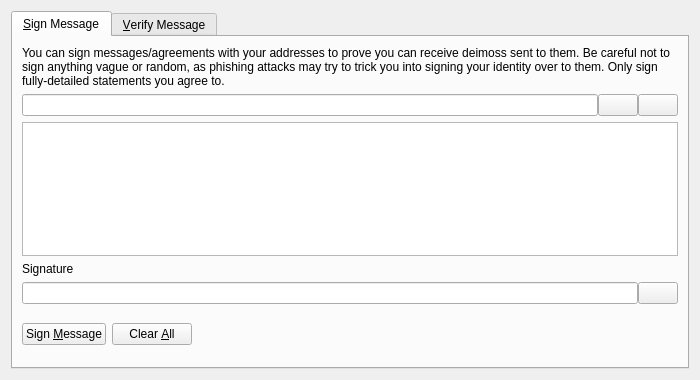
<?xml version="1.0" encoding="UTF-8"?>
<ui version="4.0">
 <class>SignVerifyMessageDialog</class>
 <widget class="QDialog" name="SignVerifyMessageDialog">
  <property name="geometry">
   <rect>
    <x>0</x>
    <y>0</y>
    <width>700</width>
    <height>380</height>
   </rect>
  </property>
  <property name="windowTitle">
   <string>Signatures - Sign / Verify a Message</string>
  </property>
  <property name="modal">
   <bool>true</bool>
  </property>
  <layout class="QVBoxLayout" name="verticalLayout">
   <item>
    <widget class="QTabWidget" name="tabWidget">
     <property name="currentIndex">
      <number>0</number>
     </property>
     <widget class="QWidget" name="tabSignMessage">
      <attribute name="title">
       <string>&amp;Sign Message</string>
      </attribute>
      <layout class="QVBoxLayout" name="verticalLayout_SM">
       <item>
        <widget class="QLabel" name="infoLabel_SM">
         <property name="text">
          <string>You can sign messages/agreements with your addresses to prove you can receive deimoss sent to them. Be careful not to sign anything vague or random, as phishing attacks may try to trick you into signing your identity over to them. Only sign fully-detailed statements you agree to.</string>
         </property>
         <property name="textFormat">
          <enum>Qt::PlainText</enum>
         </property>
         <property name="wordWrap">
          <bool>true</bool>
         </property>
        </widget>
       </item>
       <item>
        <layout class="QHBoxLayout" name="horizontalLayout_1_SM">
         <property name="spacing">
          <number>0</number>
         </property>
         <item>
          <widget class="QValidatedLineEdit" name="addressIn_SM">
           <property name="toolTip">
            <string>The DeiMos address to sign the message with</string>
           </property>
          </widget>
         </item>
         <item>
          <widget class="QPushButton" name="addressBookButton_SM">
           <property name="toolTip">
            <string>Choose previously used address</string>
           </property>
           <property name="text">
            <string/>
           </property>
           <property name="icon">
            <iconset resource="../deimos.qrc">
             <normaloff>:/icons/address-book</normaloff>:/icons/address-book</iconset>
           </property>
           <property name="shortcut">
            <string>Alt+A</string>
           </property>
           <property name="autoDefault">
            <bool>false</bool>
           </property>
          </widget>
         </item>
         <item>
          <widget class="QPushButton" name="pasteButton_SM">
           <property name="toolTip">
            <string>Paste address from clipboard</string>
           </property>
           <property name="text">
            <string/>
           </property>
           <property name="icon">
            <iconset resource="../deimos.qrc">
             <normaloff>:/icons/editpaste</normaloff>:/icons/editpaste</iconset>
           </property>
           <property name="shortcut">
            <string>Alt+P</string>
           </property>
           <property name="autoDefault">
            <bool>false</bool>
           </property>
          </widget>
         </item>
        </layout>
       </item>
       <item>
        <widget class="QPlainTextEdit" name="messageIn_SM">
         <property name="toolTip">
          <string>Enter the message you want to sign here</string>
         </property>
        </widget>
       </item>
       <item>
        <widget class="QLabel" name="signatureLabel_SM">
         <property name="text">
          <string>Signature</string>
         </property>
         <property name="textFormat">
          <enum>Qt::PlainText</enum>
         </property>
        </widget>
       </item>
       <item>
        <layout class="QHBoxLayout" name="horizontalLayout_2_SM">
         <property name="spacing">
          <number>0</number>
         </property>
         <item>
          <widget class="QLineEdit" name="signatureOut_SM">
           <property name="font">
            <font>
             <italic>true</italic>
            </font>
           </property>
           <property name="readOnly">
            <bool>true</bool>
           </property>
          </widget>
         </item>
         <item>
          <widget class="QPushButton" name="copySignatureButton_SM">
           <property name="toolTip">
            <string>Copy the current signature to the system clipboard</string>
           </property>
           <property name="text">
            <string/>
           </property>
           <property name="icon">
            <iconset resource="../deimos.qrc">
             <normaloff>:/icons/editcopy</normaloff>:/icons/editcopy</iconset>
           </property>
           <property name="autoDefault">
            <bool>false</bool>
           </property>
          </widget>
         </item>
        </layout>
       </item>
       <item>
        <layout class="QHBoxLayout" name="horizontalLayout_3_SM">
         <item>
          <widget class="QPushButton" name="signMessageButton_SM">
           <property name="toolTip">
            <string>Sign the message to prove you own this DeiMos address</string>
           </property>
           <property name="text">
            <string>Sign &amp;Message</string>
           </property>
           <property name="icon">
            <iconset resource="../deimos.qrc">
             <normaloff>:/icons/edit</normaloff>:/icons/edit</iconset>
           </property>
           <property name="autoDefault">
            <bool>false</bool>
           </property>
          </widget>
         </item>
         <item>
          <widget class="QPushButton" name="clearButton_SM">
           <property name="toolTip">
            <string>Reset all sign message fields</string>
           </property>
           <property name="text">
            <string>Clear &amp;All</string>
           </property>
           <property name="icon">
            <iconset resource="../deimos.qrc">
             <normaloff>:/icons/remove</normaloff>:/icons/remove</iconset>
           </property>
           <property name="autoDefault">
            <bool>false</bool>
           </property>
          </widget>
         </item>
         <item>
          <spacer name="horizontalSpacer_1_SM">
           <property name="orientation">
            <enum>Qt::Horizontal</enum>
           </property>
           <property name="sizeHint" stdset="0">
            <size>
             <width>40</width>
             <height>48</height>
            </size>
           </property>
          </spacer>
         </item>
         <item>
          <widget class="QLabel" name="statusLabel_SM">
           <property name="font">
            <font>
             <weight>75</weight>
             <bold>true</bold>
            </font>
           </property>
           <property name="text">
            <string/>
           </property>
           <property name="wordWrap">
            <bool>true</bool>
           </property>
          </widget>
         </item>
         <item>
          <spacer name="horizontalSpacer_2_SM">
           <property name="orientation">
            <enum>Qt::Horizontal</enum>
           </property>
           <property name="sizeHint" stdset="0">
            <size>
             <width>40</width>
             <height>48</height>
            </size>
           </property>
          </spacer>
         </item>
        </layout>
       </item>
      </layout>
     </widget>
     <widget class="QWidget" name="tabVerifyMessage">
      <attribute name="title">
       <string>&amp;Verify Message</string>
      </attribute>
      <layout class="QVBoxLayout" name="verticalLayout_VM">
       <item>
        <widget class="QLabel" name="infoLabel_VM">
         <property name="text">
          <string>Enter the receiver's address, message (ensure you copy line breaks, spaces, tabs, etc. exactly) and signature below to verify the message. Be careful not to read more into the signature than what is in the signed message itself, to avoid being tricked by a man-in-the-middle attack. Note that this only proves the signing party receives with the address, it cannot prove sendership of any transaction!</string>
         </property>
         <property name="textFormat">
          <enum>Qt::PlainText</enum>
         </property>
         <property name="alignment">
          <set>Qt::AlignLeading|Qt::AlignLeft|Qt::AlignTop</set>
         </property>
         <property name="wordWrap">
          <bool>true</bool>
         </property>
        </widget>
       </item>
       <item>
        <layout class="QHBoxLayout" name="horizontalLayout_1_VM">
         <property name="spacing">
          <number>0</number>
         </property>
         <item>
          <widget class="QValidatedLineEdit" name="addressIn_VM">
           <property name="toolTip">
            <string>The DeiMos address the message was signed with</string>
           </property>
          </widget>
         </item>
         <item>
          <widget class="QPushButton" name="addressBookButton_VM">
           <property name="toolTip">
            <string>Choose previously used address</string>
           </property>
           <property name="text">
            <string/>
           </property>
           <property name="icon">
            <iconset resource="../deimos.qrc">
             <normaloff>:/icons/address-book</normaloff>:/icons/address-book</iconset>
           </property>
           <property name="shortcut">
            <string>Alt+A</string>
           </property>
           <property name="autoDefault">
            <bool>false</bool>
           </property>
          </widget>
         </item>
        </layout>
       </item>
       <item>
        <widget class="QPlainTextEdit" name="messageIn_VM"/>
       </item>
       <item>
        <widget class="QValidatedLineEdit" name="signatureIn_VM"/>
       </item>
       <item>
        <layout class="QHBoxLayout" name="horizontalLayout_2_VM">
         <item>
          <widget class="QPushButton" name="verifyMessageButton_VM">
           <property name="toolTip">
            <string>Verify the message to ensure it was signed with the specified DeiMos address</string>
           </property>
           <property name="text">
            <string>Verify &amp;Message</string>
           </property>
           <property name="icon">
            <iconset resource="../deimos.qrc">
             <normaloff>:/icons/transaction_0</normaloff>:/icons/transaction_0</iconset>
           </property>
           <property name="autoDefault">
            <bool>false</bool>
           </property>
          </widget>
         </item>
         <item>
          <widget class="QPushButton" name="clearButton_VM">
           <property name="toolTip">
            <string>Reset all verify message fields</string>
           </property>
           <property name="text">
            <string>Clear &amp;All</string>
           </property>
           <property name="icon">
            <iconset resource="../deimos.qrc">
             <normaloff>:/icons/remove</normaloff>:/icons/remove</iconset>
           </property>
           <property name="autoDefault">
            <bool>false</bool>
           </property>
          </widget>
         </item>
         <item>
          <spacer name="horizontalSpacer_1_VM">
           <property name="orientation">
            <enum>Qt::Horizontal</enum>
           </property>
           <property name="sizeHint" stdset="0">
            <size>
             <width>40</width>
             <height>48</height>
            </size>
           </property>
          </spacer>
         </item>
         <item>
          <widget class="QLabel" name="statusLabel_VM">
           <property name="font">
            <font>
             <weight>75</weight>
             <bold>true</bold>
            </font>
           </property>
           <property name="text">
            <string/>
           </property>
           <property name="wordWrap">
            <bool>true</bool>
           </property>
          </widget>
         </item>
         <item>
          <spacer name="horizontalSpacer_2_VM">
           <property name="orientation">
            <enum>Qt::Horizontal</enum>
           </property>
           <property name="sizeHint" stdset="0">
            <size>
             <width>40</width>
             <height>48</height>
            </size>
           </property>
          </spacer>
         </item>
        </layout>
       </item>
      </layout>
     </widget>
    </widget>
   </item>
  </layout>
 </widget>
 <customwidgets>
  <customwidget>
   <class>QValidatedLineEdit</class>
   <extends>QLineEdit</extends>
   <header>qt/qvalidatedlineedit.h</header>
  </customwidget>
 </customwidgets>
 <resources>
  <include location="../deimos.qrc"/>
 </resources>
 <connections/>
</ui>
